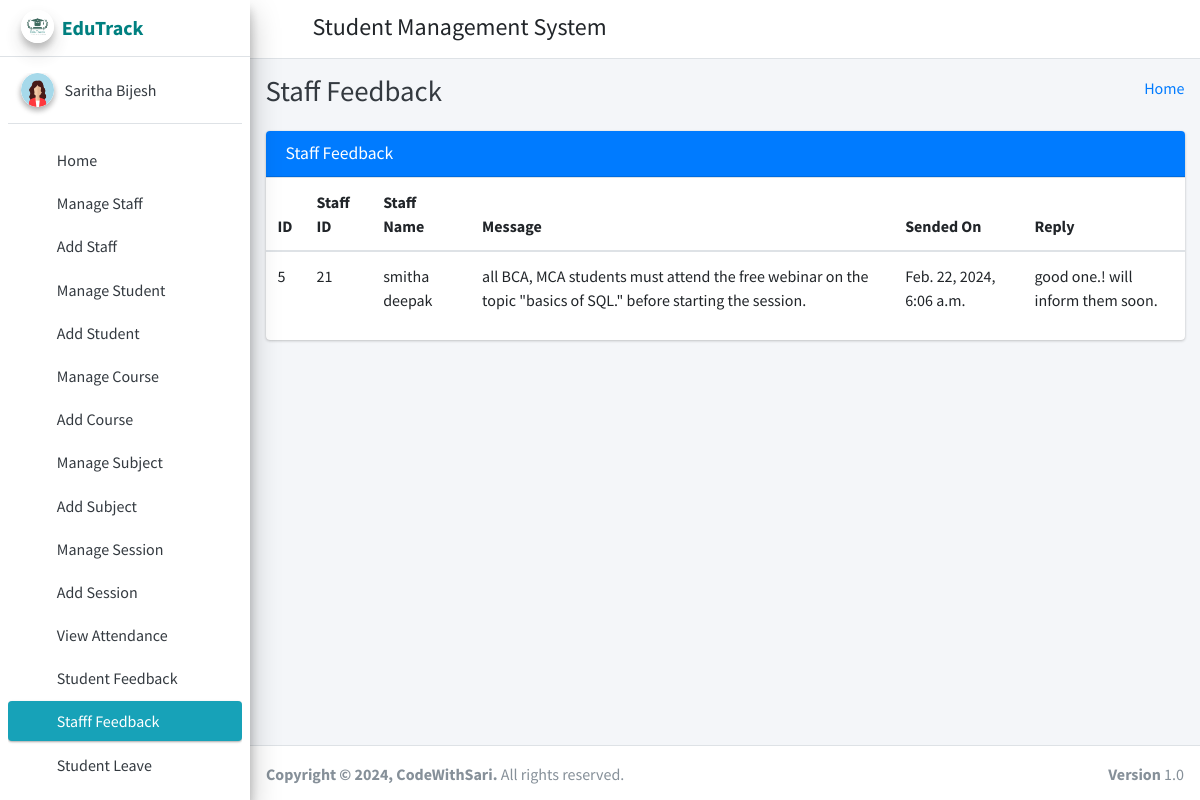
/staff_feedback_message/ (signed in), run on the app's committed database.
### student_management_app/models.py (models this page shows)
class CustomUser(AbstractUser):
    user_type_data = ((1, "HOD"), (2, "Staff"), (3, "Student"))
    user_type = models.CharField(default=1, choices=user_type_data, max_length=10)

class FeedBackStaffs(models.Model):
    id = models.AutoField(primary_key=True)
    staff_id = models.ForeignKey(Staffs, on_delete=models.CASCADE)
    feedback = models.TextField()
    feedback_reply = models.TextField()
    created_at = models.DateTimeField(auto_now_add=True)
    updated_at = models.DateTimeField(auto_now=True)
    objects = models.Manager()

class Staffs(models.Model):
    id = models.AutoField(primary_key=True)
    admin = models.OneToOneField(CustomUser, on_delete=models.CASCADE)
    address = models.TextField()
    created_at = models.DateTimeField(auto_now_add=True)
    updated_at = models.DateTimeField(auto_now=True)
    objects = models.Manager()

### student_management_app/HodViews.py (the view)
# urls.py: path('staff_feedback_message/', HodViews.staff_feedback_message, name="staff_feedback_message"),
def staff_feedback_message(request):
    feedbacks = FeedBackStaffs.objects.all()
    context = {
        "feedbacks": feedbacks
    }
    return render(request, 'hod_template/staff_feedback_template.html', context)

### student_management_app/LoginCheckMiddleWare.py (called while the page is built, shortened)
    def process_view(self, request, view_func, view_args, view_kwargs):
        modulename = view_func.__module__
        user = request.user
        if user.is_authenticated:
            if user.user_type == "1":
                if modulename == "student_management_app.HodViews":
                    pass
                elif modulename == "student_management_app.views" or modulename == "django.views.static":
                    pass
                else:
                    return redirect("admin_home")
            else:
                return redirect("login")
        else:
            if request.path == reverse("login") or request.path == reverse("doLogin"):
                pass
            else:
                return redirect("login")

### student_management_app/templates/hod_template/staff_feedback_template.html (shortened to what this page needs)
{% extends 'hod_template/base_template.html' %}
{% block page_title %}
    Staff Feedback
{% endblock page_title %}
{% block main_content %}
{% load static %}
<section class="content">
        <div class="container-fluid">
            <div class="row">
                <div class="col-md-12">
                    <div class="card card-primary">
                        <div class="card-header">
                            <h3 class="card-title">Staff Feedback</h3>
                        </div>
                        <div class="table-responsive">
                            <table class="table">
                                <thead>
                                <tr>
                                    <th>ID</th>
                                    <th>Staff ID</th>
                                    <th>Staff Name</th>
                                    <th>Message</th>
                                    <th>Sended On</th>
                                    <th>Reply</th>
                                </tr>
                                </thead>
                                {% for feedback in feedbacks %}
                                <tbody>
                                <tr>
                                    <td>{{ feedback.id }}</td>
                                    <td>{{ feedback.staff_id.admin.id }}</td>
                                    <td>{{ feedback.staff_id.admin.first_name }} {{ feedback.staff_id.admin.last_name }}</td>
                                    <td>{{ feedback.feedback }}</td>
                                    <td>{{ feedback.created_at }}</td>
                                    <td>
                                        {% if feedback.feedback_reply == "" %}
                                            <button class="btn btn-success reply_open_modal" data-toggle="modal" data-target="#replyModal">Reply</button>
                                        {% else %}
                                            {{ feedback.feedback_reply }}
                                        {% endif %}
                                    </td>
                                </tr>
                                </tbody>
                                {% endfor %}
                            </table>
                        </div>
                    </div>
                </div>
            </div>
        </div>
      </section>
  {% endblock main_content %}

### student_management_app/templates/hod_template/sidebar_template.html (shortened to what this page needs)
{% load static %}
<aside class="main-sidebar sidebar-light-info elevation-4">
      <a href="{% url 'admin_home' %}" class="brand-link">
        <img src="{% static 'dist/img/edutracklogo.jpeg' %}" alt="EduTrackLogo" class="brand-image img-circle elevation-3"
            style="opacity: .8">
        <span class="brand-text font-weight-bold" style="color: teal;">EduTrack</span>
      </a>
      <div class="sidebar">
        <div class="user-panel mt-3 pb-3 mb-3 d-flex">
          <div class="image">
            <img src="{% static 'dist/img/profpicgirl1.png' %}" class="img-circle elevation-2" alt="User Image">
          </div>
          <div class="info">
            <a href="{% url 'admin_profile' %}" class="d-block">{{ user.first_name }} {{ user.last_name }}</a>
          </div>
        </div>
        <nav class="mt-2">
          <ul class="nav nav-pills nav-sidebar flex-column" data-widget="treeview" role="menu" data-accordion="false">
            <li class="nav-item">
              {% url 'admin_home' as admin_home %}
              <a href="{{ admin_home }}" class="nav-link {% if request.path == admin_home %} active {% endif %}">
                <i class="nav-icon fas fa-tachometer-alt"></i>
                <p>
                  Home
                </p>
              </a>
            </li>
            <li class="nav-item">
              {% url 'manage_staff' as manage_staff %}
              {% url 'edit_staff' staff_id=id as edit_staff %}
              <a href="{{ manage_staff }}" class="nav-link {% if request.path == manage_staff %} active {% endif %} {% if request.path == edit_staff %} active {% endif %}">
                <i class="nav-icon fas fa-chalkboard-teacher"></i>
                <p>
                  Manage Staff
                </p>
              </a>
            </li>
            <li class="nav-item">
              {% url 'add_staff' as add_staff %}
              <a href="{{ add_staff }}" class="nav-link {% if request.path == add_staff %} active {% endif %}">
                <i class="nav-icon fas fa-th"></i>
                <p>
                  Add Staff
                </p>
              </a>
            </li>
            <li class="nav-item">
              {% url 'manage_student' as manage_student %}
              {% url 'edit_student' student_id=id as edit_student %}
              <a href="{{ manage_student }}" class="nav-link {% if request.path == manage_student %} active {% endif %} {% if request.path == edit_student %} active {% endif %}">
                <i class="nav-icon fas fa-user-graduate"></i>
                <p>
                  Manage Student
                </p>
              </a>
            </li>
            <li class="nav-item">
              {% url 'add_student' as add_student %}
              <a href="{{ add_student }}" class="nav-link {% if request.path == add_student %} active {% endif %}">
                <i class="nav-icon fas fa-th"></i>
                <p>
                  Add Student
                </p>
              </a>
            </li>
            <li class="nav-item">
              {% url 'manage_course' as manage_course %}
              {% url 'edit_course' course_id=id as edit_course %}
              <a href="{{ manage_course }}" class="nav-link {% if request.path == manage_course %} active {% endif %} {% if request.path == edit_course %} active {% endif %}">
                <i class="nav-icon fas fa-chalkboard"></i>
                <p>
                  Manage Course
                </p>
              </a>
            </li>
            <li class="nav-item">
            {% url 'add_course' as add_course %}
              <a href="{{ add_course }}" class="nav-link {% if request.path == add_course %} active {% endif %}">
                <i class="nav-icon fas fa-th"></i>
                <p>
                  Add Course
                </p>
              </a>
            </li>
            <li class="nav-item">
              {% url 'manage_subject' as manage_subject %}
              {% url 'edit_subject' subject_id=id as edit_subject %}
              <a href="{{ manage_subject }}" class="nav-link {% if request.path == manage_subject %} active {% endif %} {% if request.path == edit_subject %} active {% endif %}">
                <i class="nav-icon fas fa-book"></i>
                <p>
                  Manage Subject
                </p>
              </a>
            </li>
            <li class="nav-item">
              {% url 'add_subject' as add_subject %}
              <a href="{{ add_subject }}" class="nav-link {% if request.path == add_subject %} active {% endif %}">
                <i class="nav-icon fas fa-th"></i>
                <p>
                  Add Subject
                </p>
              </a>
            </li>
            <li class="nav-item">
              {% url 'manage_session' as manage_session %}
              {% url 'edit_session' session_id=id as edit_session %}
              <a href="{{ manage_session }}" class="nav-link {% if request.path == manage_session %} active {% endif %} {% if request.path == edit_session %} active {% endif %}">
                <i class="nav-icon fas fa-graduation-cap"></i>
                <p>
                  Manage Session
                </p>
              </a>
            </li>
            <li class="nav-item">
              {% url 'add_session' as add_session %}
              <a href="{{ add_session }}" class="nav-link {% if request.path == add_session %} active {% endif %}">
                <i class="nav-icon fas fa-th"></i>
                <p>
                  Add Session
                </p>
              </a>
            </li>
            <li class="nav-item">
              {% url 'admin_view_attendance' as admin_view_attendance %}
              <a href="{{ admin_view_attendance }}" class="nav-link {% if request.path == admin_view_attendance %} active {% endif %}">
                <i class="nav-icon fas fa-calendar-alt"></i>
                <p>
                  View Attendance
                </p>
              </a>
            </li>
            <li class="nav-item">
              {% url 'student_feedback_message' as student_feedback_message %}
              <a href="{{ student_feedback_message }}" class="nav-link {% if request.path == student_feedback_message %} active {% endif %}">
                <i class="nav-icon fas fa-th"></i>
                <p>
                  Student Feedback
                </p>
              </a>
            </li>
            <li class="nav-item">
              {% url 'staff_feedback_message' as staff_feedback_message %}
              <a href="{{ staff_feedback_message }}" class="nav-link {% if request.path == staff_feedback_message %} active {% endif %}">
                <i class="nav-icon fas fa-th"></i>
                <p>
                  Stafff Feedback
                </p>
              </a>
            </li>
            <li class="nav-item">
              {% url 'student_leave_view' as student_leave_view %}
              <a href="{{ student_leave_view }}" class="nav-link {% if request.path == student_leave_view %} active {% endif %}">
                <i class="nav-icon fas fa-th"></i>
                <p>
                  Student Leave
                </p>
              </a>
            </li>
            <li class="nav-item">
              {% url 'staff_leave_view' as staff_leave_view %}
              <a href="{{ staff_leave_view }}" class="nav-link {% if request.path == staff_leave_view %} active {% endif %}">
                <p>
                </p>
              </a>
            </li>
          </ul>
        </nav>
      </div>
    </aside>

### data on the page
CustomUser: first_name "Saritha", last_name "Bijesh"
FeedBackStaffs: id "5", staff_id.admin.id "21", staff_id.admin.first_name "smitha", staff_id.admin.last_name "deepak", feedback "all BCA, MCA students must attend the free webinar on the topic \"basics of SQL.\" before starting the session.", created_at "Feb. 22, 2024, 6:06 a.m.", feedback_reply "good one.! will inform them soon."
